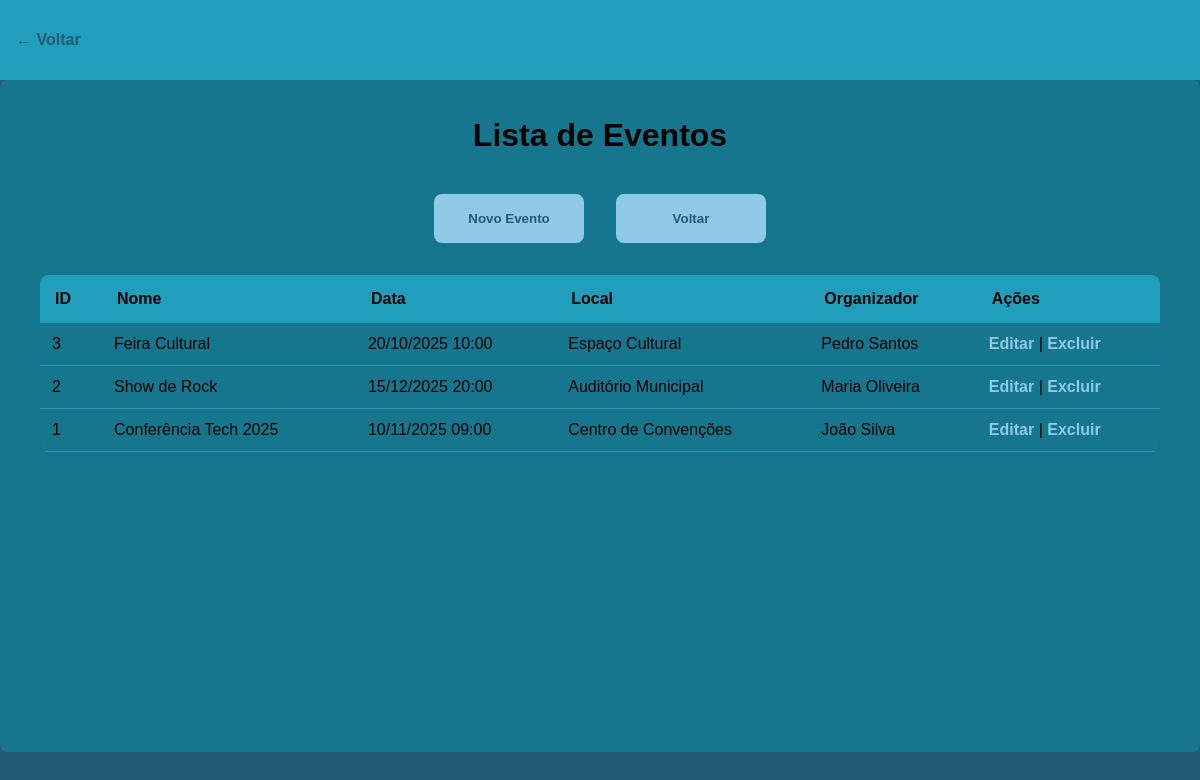
/admin/eventos/eventos_listar.php (signed in), run on the app's committed database.
### tables this page shows
CREATE TABLE Evento (
    id_evento INT PRIMARY KEY AUTO_INCREMENT,
    nome_evento VARCHAR(100) NOT NULL,
    data_evento DATETIME NOT NULL,
    id_local INT,
    id_organizador INT,
    FOREIGN KEY (id_local) REFERENCES Local(id_local),
    FOREIGN KEY (id_organizador) REFERENCES Organizador(id_organizador)
);

CREATE TABLE Local (
    id_local INT PRIMARY KEY AUTO_INCREMENT,
    nome_local VARCHAR(100) NOT NULL,
    endereco VARCHAR(200) NOT NULL,
    capacidade INT NOT NULL
);

CREATE TABLE Organizador (
    id_organizador INT PRIMARY KEY AUTO_INCREMENT,
    nome VARCHAR(100) NOT NULL,
    email VARCHAR(100) NOT NULL,
    telefone VARCHAR(20)
);

### admin/eventos/eventos_listar.php (the view, shortened to what this page needs)
<?php
include('../../config/conexao.php');
?>
<!DOCTYPE html>
<html lang="pt-br">
<head>
<link rel="stylesheet" href="../../css/admin_style.css">
</head>
<body>
    <header>
        <div id="config">
            <a href="../index.php">&larr; Voltar</a>
        </div>
    </header>
    <div class="container">
        <h1>Lista de Eventos</h1>
            <div class="button-group">
            <a href="eventos_cadastrar.php"><button>Novo Evento</button></a>
            <a href="../index.php"><button>Voltar</button></a>
        </div>
        <table>
            <tr>
                <th>ID</th>
                <th>Nome</th>
                <th>Data</th>
                <th>Local</th>
                <th>Organizador</th>
                <th>Ações</th>
            </tr>
            <?php
            $sql = $conn->query("SELECT e.id_evento, e.nome_evento, e.data_evento, l.nome_local, o.nome AS organizador
                                FROM Evento e
                                LEFT JOIN Local l ON e.id_local = l.id_local
                                LEFT JOIN Organizador o ON e.id_organizador = o.id_organizador
                                ORDER BY e.id_evento DESC");
            while ($row = $sql->fetch(PDO::FETCH_ASSOC)) {
                $dataFormatada = $row['data_evento'] ? date('d/m/Y H:i', strtotime($row['data_evento'])) : '';
                $id = htmlspecialchars($row['id_evento']);
                $nome = htmlspecialchars($row['nome_evento']);
                $dataOut = htmlspecialchars($dataFormatada);
                $local = htmlspecialchars($row['nome_local']);
                $organizador = htmlspecialchars($row['organizador']);
                echo "<tr>"
                    . "<td>{$id}</td>"
                    . "<td>{$nome}</td>"
                    . "<td>{$dataOut}</td>"
                    . "<td>{$local}</td>"
                    . "<td>{$organizador}</td>"
                    . "<td><a href='eventos_editar.php?id={$id}'>Editar</a> | "
                        . "<a href='#' class='delete-event' data-id='{$id}'>Excluir</a></td>"
                    . "</tr>";
            }
            ?>
        </table>
    </div>
</body>
</html>

### css/admin_style.css (style rules this page uses)
:root { --mainColor: #219EBC; --secondaryColor: #15768D; --accentColor: #8ECAE6; --textColor: #000000; --bg-col: #225974; }
body { margin: 0; padding: 0; font-family: Arial, sans-serif; background-color: var(--bg-col); color: var(--textColor); padding-top: 10vh; }
a { color: var(--accentColor); font-weight: bold; text-decoration: none; }
header { position: fixed; top: 0; left: 0; width: 100%; height: 10vh; background-color: var(--mainColor); display: flex; align-items: center; justify-content: space-between; z-index: 100; }
#config { display: flex; align-items: center; padding-left: 1rem; }
#config a { color: var(--bg-col); font-weight: bold; text-decoration: none; }
.container { max-width: 1200px; margin: 0 auto; padding: 2vh 5vh; background-color: var(--secondaryColor); min-height: 80vh; border-radius: 8px; }
h1 { color: var(--textColor); text-align: center; margin-bottom: 3vh; }
input[type=submit], button { background-color: var(--accentColor); border: 2px solid var(--accentColor); border-radius: 8px; padding: 15px; width: auto; min-width: 150px; margin: 2vh 1vh; cursor: pointer; color: var(--bg-col); font-weight: bold; }
table { width: 100%; border-collapse: collapse; margin-top: 2vh; background-color: var(--bg-col); border-radius: 8px; overflow: hidden; }
table th { background-color: var(--mainColor); color: var(--textColor); padding: 15px; text-align: left; }
table td { background-color: var(--secondaryColor); color: var(--textColor); padding: 12px; border-bottom: 1px solid var(--mainColor); }
table a { color: var(--accentColor); text-decoration: none; font-weight: bold; }
.button-group { display: flex; gap: 2vh; margin-bottom: 2vh; justify-content: center; }

### data on the page
evento: id_evento "3", nome_evento "Feira Cultural", data_evento "20/10/2025 10:00", id_local.nome_local "Espaço Cultural", id_organizador.nome "Pedro Santos"
evento: id_evento "2", nome_evento "Show de Rock", data_evento "15/12/2025 20:00", id_local.nome_local "Auditório Municipal", id_organizador.nome "Maria Oliveira"
evento: id_evento "1", nome_evento "Conferência Tech 2025", data_evento "10/11/2025 09:00", id_local.nome_local "Centro de Convenções", id_organizador.nome "João Silva"
